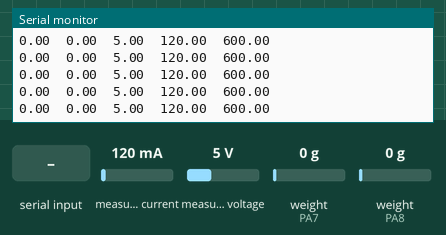
Bench run of a sketch on a simulated STM32 Blue Pill. On the bench: the last lines printed to the serial monitor. Inputs (shaded band) come from the test bench; at power-on: measured current 120 mA, weight on the scale (sensors on PA7, PA8) 0 g, measured voltage 5 V.

Above: at 3.2 s.
3.3 s: "t" received over Serial
6.3 s: measured current set to 40 mA
At 6.74 s:
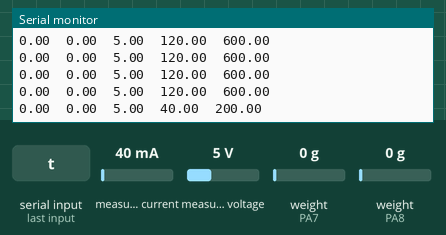
9.3 s: weight on the scale (sensor on PA7) set to 100 g
At 9.42 s:
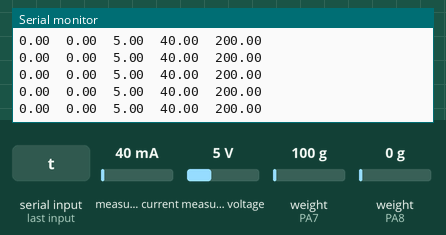
10.8 s: weight on the scale (sensor on PA8) set to 100 g
At 10.86 s:
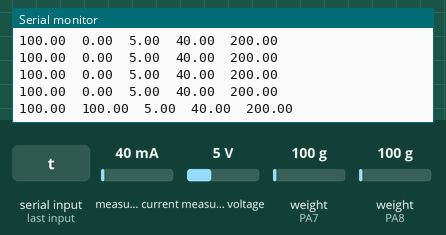
12.3 s: measured voltage set to 0.3 V
At 12.3 s:
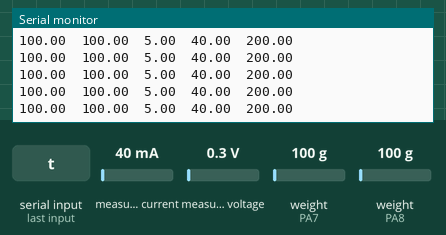
13.8 s: "T" received over Serial
At 16.0 s:
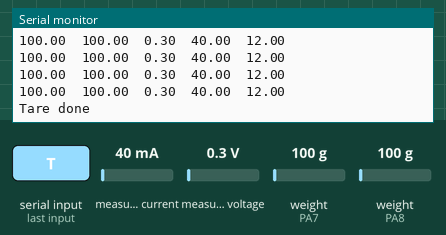
Timing chart, 0 to 16.3 s (numbered marks = the images above; inputs shaded):
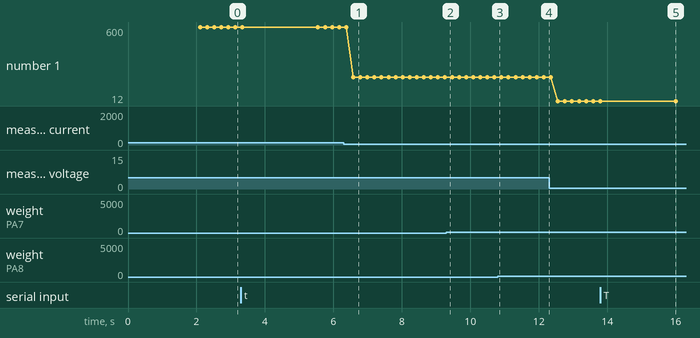

Measured:
- after the input at 6.3 s, the serial monitor: prints a new line after 0.28 s (image 1)
- after the input at 13.8 s, the serial monitor: prints a new line after 2.1 s (image 5)
- plotted number 1: 600 → 200 after the input at 6.3 s, 200 → 12 after the input at 12.3 s

The sketch:

TT_Stand_code.ino
```cpp
//Inclusion
#include "HX711.h" //This library can be obtained here http://librarymanager/All#Avia_HX711
#include <Wire.h>
#include <Adafruit_INA219.h>

//defination
#define TORQUE_DOUT_PIN  PA8
#define TORQUE_SCK_PIN  PB15
#define THRUST_DOUT_PIN  PA7
#define THRUST_SCK_PIN  PA6

//declaration
HX711 thrust;
HX711 torque;
Adafruit_INA219 ina219;
float torque_cf = 2468.1077;
float thrust_cf = -693.554;

void setup() {
  Serial.begin(115200);
  while (!Serial)
  {
      delay(1);
  }
  thrust.begin(THRUST_DOUT_PIN, THRUST_SCK_PIN);
  thrust.set_scale(thrust_cf);
  thrust.tare();
  torque.begin(TORQUE_DOUT_PIN, TORQUE_SCK_PIN);
  torque.set_scale(torque_cf);
  torque.tare();
  if (! ina219.begin())
  {
    Serial.println("Failed to find INA219 chip");
    //while (1) { delay(10); }
  }
  Serial.println("----------Starting reading----------");
  Serial.println("Thrust\tTorque\tVoltage\tCurrent\tPower");

}

void loop()
{
  float power_mW = 0;
  float busvoltage = 0;
  float current_mA = 0;

  busvoltage = ina219.getBusVoltage_V();
  current_mA = ina219.getCurrent_mA();
  power_mW = ina219.getPower_mW();

  Serial.print(thrust.get_units(), 2);
  Serial.print("\t");
  Serial.print(torque.get_units(), 2);
  Serial.print("\t");
  Serial.print(busvoltage);
  Serial.print("\t");
  Serial.print(current_mA);
  Serial.print("\t");
  Serial.print(power_mW);
  Serial.println("");

  if(Serial.available())
  {
    char temp = Serial.read();
    if(temp == 't' || temp == 'T')
    {
      thrust.set_scale(thrust_cf);
      thrust.tare();
      torque.set_scale(torque_cf);
      torque.tare();
      if (! ina219.begin())
      {
        Serial.println("Failed to find INA219 chip");
        //while (1) { delay(10); }
      }
      Serial.println("Tare done");
    }
  }
}
```
